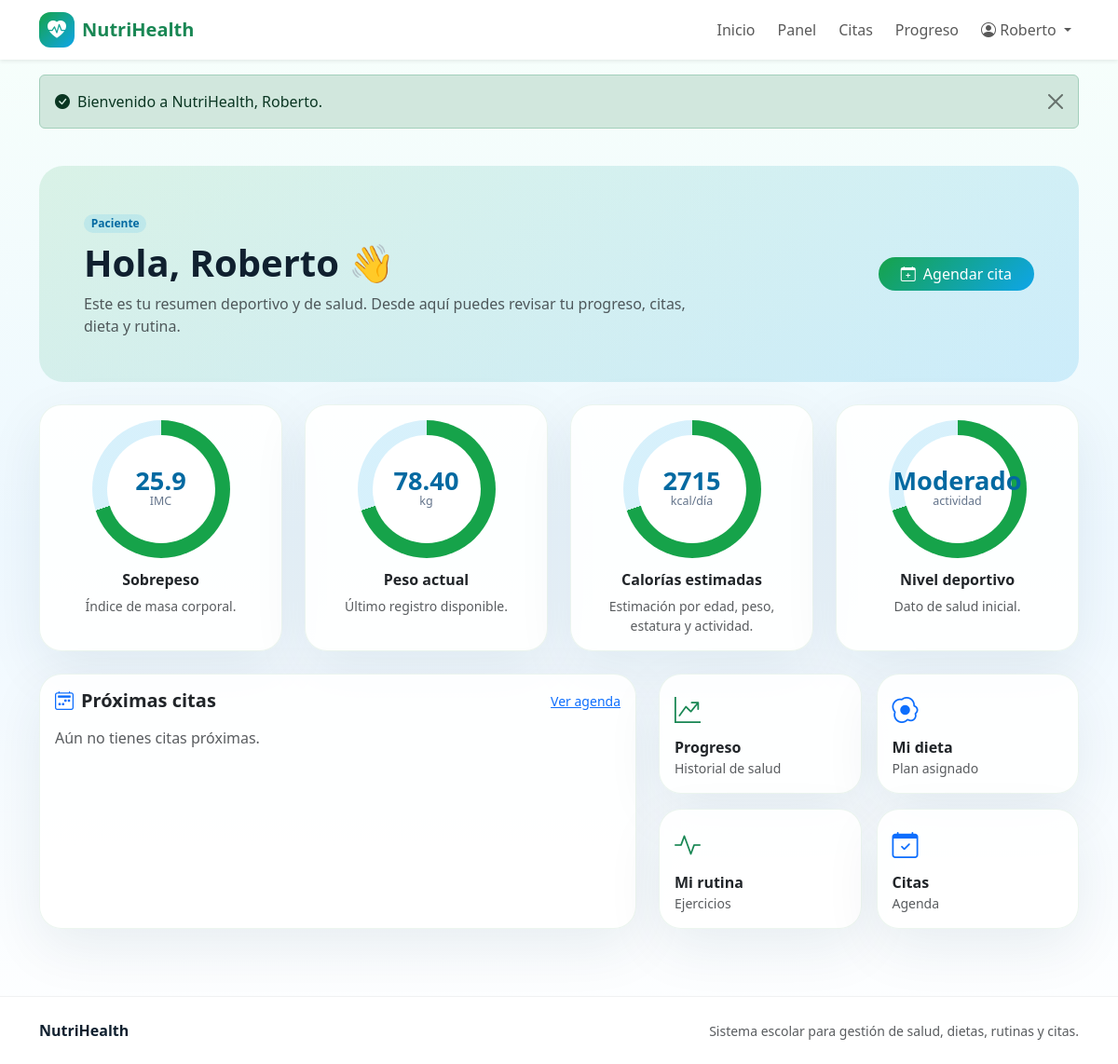
The app's page /dashboard.php (signed in) with its own data.
### tables this page shows
CREATE TABLE personas (
    id INT AUTO_INCREMENT PRIMARY KEY,
    nombre VARCHAR(100) NOT NULL,
    apellido_paterno VARCHAR(100),
    apellido_materno VARCHAR(100),
    fecha_nacimiento DATE,
    sexo ENUM('Masculino', 'Femenino', 'Otro'),
    telefono VARCHAR(20),
    email VARCHAR(100) UNIQUE NOT NULL,
    direccion TEXT,
    usuario VARCHAR(50) UNIQUE NOT NULL,
    password_hash VARCHAR(255) NOT NULL,
    rol ENUM('paciente', 'nutriologo', 'entrenador') NOT NULL,
    activo BOOLEAN DEFAULT TRUE,
    fecha_registro DATETIME DEFAULT CURRENT_TIMESTAMP
);

CREATE TABLE historial_salud (
    id INT AUTO_INCREMENT PRIMARY KEY,
    paciente_id INT NOT NULL,
    peso DECIMAL(5,2),
    porcentaje_grasa DECIMAL(5,2),
    masa_muscular DECIMAL(5,2),
    cintura DECIMAL(5,2),
    cadera DECIMAL(5,2),
    observaciones TEXT,
    fecha_registro DATETIME DEFAULT CURRENT_TIMESTAMP,

    FOREIGN KEY (paciente_id) REFERENCES personas(id)
);

CREATE TABLE datos_salud (
    id INT AUTO_INCREMENT PRIMARY KEY,
    paciente_id INT NOT NULL,
    peso DECIMAL(5,2),
    estatura DECIMAL(4,2),
    edad INT,
    enfermedades TEXT,
    alergias TEXT,
    medicamentos TEXT,
    objetivo_salud VARCHAR(150),
    nivel_actividad ENUM('Bajo', 'Moderado', 'Alto'),
    fecha_registro DATETIME DEFAULT CURRENT_TIMESTAMP,

    FOREIGN KEY (paciente_id) REFERENCES personas(id)
);

### dashboard.php (called while the page is built, shortened)
<?php
require_once __DIR__ . '/includes/functions.php';
$user = current_user();
match ($user['rol']) {
    'paciente' => require __DIR__ . '/pages/paciente/dashboard.php',
    'nutriologo' => require __DIR__ . '/pages/nutriologo/dashboard.php',
    'entrenador' => require __DIR__ . '/pages/entrenador/dashboard.php',
    default => redirect('index.php'),
};

### includes/functions.php (called while the page is built, shortened)
<?php
require_once __DIR__ . '/../config/database.php';
function normalize_path_for_url(string $path): string
{
    $path = str_replace('\\', '/', $path);
    $parts = [];
    foreach (explode('/', $path) as $part) {
        if ($part === '' || $part === '.') {
            continue;
        }
        $parts[] = $part;
    }
    return implode('/', $parts);
}
function relative_url_from_current_script(string $targetPath): string
{
    $scriptFile = $_SERVER['SCRIPT_FILENAME'] ?? APP_ROOT . DIRECTORY_SEPARATOR . 'index.php';
    $scriptDir = normalize_path_for_url(dirname($scriptFile));
    $target = normalize_path_for_url(APP_ROOT . ($targetPath !== '' ? DIRECTORY_SEPARATOR . str_replace('/', DIRECTORY_SEPARATOR, $targetPath) : ''));
    $fromParts = $scriptDir === '' ? [] : explode('/', $scriptDir);
    $toParts = $target === '' ? [] : explode('/', $target);
    $i = 0;
    $max = min(count($fromParts), count($toParts));
    while ($i < $max && $fromParts[$i] === $toParts[$i]) {
        $i++;
    }
    $up = array_fill(0, count($fromParts) - $i, '..');
    $down = array_slice($toParts, $i);
    $relativeParts = array_merge($up, $down);
    return $relativeParts ? implode('/', $relativeParts) : '.';
}
function base_url(string $path = ''): string
{
    $path = ltrim($path, '/');
    preg_match('/^([^?#]*)([?#].*)?$/', $path, $matches);
    $cleanPath = $matches[1] ?? '';
    $suffix = $matches[2] ?? '';
    $relative = relative_url_from_current_script($cleanPath);
    if ($cleanPath === '') {
        return $relative === '.' ? './' : rtrim($relative, '/') . '/';
    }
    return $relative . $suffix;
}
function e(?string $value): string
{
    return htmlspecialchars($value ?? '', ENT_QUOTES, 'UTF-8');
}
function current_user(): ?array
{
    return $_SESSION['user'] ?? null;
}
function get_person(int $id): ?array
{
    $stmt = db()->prepare('SELECT * FROM personas WHERE id = ?');
    $stmt->execute([$id]);
    $person = $stmt->fetch();
    return $person ?: null;
}
function latest_health_data(int $pacienteId): ?array
{
    $stmt = db()->prepare('SELECT * FROM datos_salud WHERE paciente_id = ? ORDER BY fecha_registro DESC, id DESC LIMIT 1');
    $stmt->execute([$pacienteId]);
    $row = $stmt->fetch();
    return $row ?: null;
}
function latest_health_history(int $pacienteId): ?array
{
    $stmt = db()->prepare('SELECT * FROM historial_salud WHERE paciente_id = ? ORDER BY fecha_registro DESC, id DESC LIMIT 1');
    $stmt->execute([$pacienteId]);
    $row = $stmt->fetch();
    return $row ?: null;
}
function calculate_imc(?float $peso, ?float $estatura): ?float
{
    return round($peso / ($estatura * $estatura), 1);
}
function imc_status(?float $imc): string
{
    if ($imc < 30) return 'Sobrepeso';
    return 'Obesidad';
}
function estimate_daily_calories(?array $person, ?array $health): ?int
{
    $weight = (float) $health['peso'];
    $heightCm = (float) $health['estatura'] * 100;
    $age = (int) $health['edad'];
    $sexo = $person['sexo'] ?? 'Otro';
    $activity = $health['nivel_actividad'] ?? 'Moderado';
    $bmr = 10 * $weight + 6.25 * $heightCm - 5 * $age;
    $bmr += $sexo === 'Femenino' ? -161 : 5;
    $factor = match ($activity) {
        'Bajo' => 1.2,
        'Alto' => 1.725,
        default => 1.55,
    };
    return (int) round($bmr * $factor);
}
function upcoming_appointments_for_user(int $userId, string $role, int $limit = 6): array
{
    if ($role === 'paciente') {
        $condition = 'c.paciente_id = ?';
    } else {
        $condition = 'c.especialista_id = ?';
    }
    $sql = "SELECT c.*, pac.nombre AS paciente_nombre, pac.apellido_paterno AS paciente_apellido,
                   esp.nombre AS especialista_nombre, esp.apellido_paterno AS especialista_apellido, esp.rol AS especialista_rol
            FROM citas c
            INNER JOIN personas pac ON pac.id = c.paciente_id
            INNER JOIN personas esp ON esp.id = c.especialista_id
            WHERE {$condition}
              AND c.estado NOT IN ('cancelada', 'finalizada')
              AND CONCAT(c.fecha, ' ', c.hora) >= NOW()
            ORDER BY c.fecha ASC, c.hora ASC
            LIMIT {$limit}";
    $stmt = db()->prepare($sql);
    $stmt->execute([$userId]);
    return $stmt->fetchAll();
}

### config/database.php (called while the page is built, shortened)
<?php
function db(): PDO
{
    static $pdo = null;
    if ($pdo === null) {
        $host = 'localhost';
        $database = 'sitio_salud';
        $user = 'root';
        $password = '';
        $charset = 'utf8mb4';
        $dsn = "mysql:host={$host};dbname={$database};charset={$charset}";
        $options = [
            PDO::ATTR_ERRMODE => PDO::ERRMODE_EXCEPTION,
            PDO::ATTR_DEFAULT_FETCH_MODE => PDO::FETCH_ASSOC,
            PDO::ATTR_EMULATE_PREPARES => false,
        ];
        $pdo = new PDO($dsn, $user, $password, $options);
    }
    return $pdo;
}

### pages/paciente/dashboard.php (the view, shortened to what this page needs)
<?php
require_once __DIR__ . '/../../includes/functions.php';
$user = current_user();
$person = get_person((int)$user['id']);
$health = latest_health_data((int)$user['id']);
$history = latest_health_history((int)$user['id']);
$peso = $history['peso'] ?? $health['peso'] ?? null;
$imc = calculate_imc($peso ? (float)$peso : null, isset($health['estatura']) ? (float)$health['estatura'] : null);
$calories = estimate_daily_calories($person, $health);
$appointments = upcoming_appointments_for_user((int)$user['id'], 'paciente', 5);
require __DIR__ . '/../../includes/header.php';
?>
<section class="container py-4">
    <div class="dashboard-hero p-4 p-lg-5 mb-4">
        <div class="row align-items-center g-3">
            <div class="col-lg-8">
                <span class="badge badge-role rounded-pill mb-2">Paciente</span>
                <h1 class="fw-bold mb-2">Hola, <?= e($user['nombre']) ?> 👋</h1>
                <p class="text-muted mb-0">Este es tu resumen deportivo y de salud. Desde aquí puedes revisar tu progreso, citas, dieta y rutina.</p>
            </div>
            <div class="col-lg-4 text-lg-end">
                <a href="<?= base_url('pages/paciente/citas.php') ?>" class="btn btn-nh rounded-pill px-4"><i class="bi bi-calendar-plus me-2"></i>Agendar cita</a>
            </div>
        </div>
    </div>
    <div class="row g-4 mb-4">
        <div class="col-md-3">
            <div class="card card-soft h-100 text-center p-3">
                <div class="stat-circle"><div class="stat-content"><div class="stat-number"><?= $imc !== null ? e((string)$imc) : '--' ?></div><div class="stat-label">IMC</div></div></div>
                <h6 class="fw-bold"><?= e(imc_status($imc)) ?></h6>
                <p class="text-muted small mb-0">Índice de masa corporal.</p>
            </div>
        </div>
        <div class="col-md-3">
            <div class="card card-soft h-100 text-center p-3">
                <div class="stat-circle"><div class="stat-content"><div class="stat-number"><?= $peso ? e((string)$peso) : '--' ?></div><div class="stat-label">kg</div></div></div>
                <h6 class="fw-bold">Peso actual</h6>
                <p class="text-muted small mb-0">Último registro disponible.</p>
            </div>
        </div>
        <div class="col-md-3">
            <div class="card card-soft h-100 text-center p-3">
                <div class="stat-circle"><div class="stat-content"><div class="stat-number"><?= $calories ? e((string)$calories) : '--' ?></div><div class="stat-label">kcal/día</div></div></div>
                <h6 class="fw-bold">Calorías estimadas</h6>
                <p class="text-muted small mb-0">Estimación por edad, peso, estatura y actividad.</p>
            </div>
        </div>
        <div class="col-md-3">
            <div class="card card-soft h-100 text-center p-3">
                <div class="stat-circle"><div class="stat-content"><div class="stat-number"><?= e($health['nivel_actividad'] ?? '--') ?></div><div class="stat-label">actividad</div></div></div>
                <h6 class="fw-bold">Nivel deportivo</h6>
                <p class="text-muted small mb-0">Dato de salud inicial.</p>
            </div>
        </div>
    </div>
    <div class="row g-4">
        <div class="col-lg-7">
            <div class="card card-soft h-100">
                <div class="card-body">
                    <div class="d-flex justify-content-between align-items-center mb-3">
                        <h5 class="fw-bold mb-0"><i class="bi bi-calendar2-week text-primary me-2"></i>Próximas citas</h5>
                        <a href="<?= base_url('pages/paciente/citas.php') ?>" class="small">Ver agenda</a>
                    </div>
                    <?php if (!$appointments): ?>
                        <p class="text-muted mb-0">Aún no tienes citas próximas.</p>
                    <?php endif; ?>
                </div>
            </div>
        </div>
        <div class="col-lg-5">
            <div class="row g-3">
                <div class="col-6"><a href="<?= base_url('pages/paciente/progreso.php') ?>" class="card card-soft text-decoration-none text-dark p-3 h-100"><i class="bi bi-graph-up-arrow fs-3 text-success"></i><strong class="mt-2">Progreso</strong><span class="text-muted small">Historial de salud</span></a></div>
                <div class="col-6"><a href="<?= base_url('pages/paciente/dieta.php') ?>" class="card card-soft text-decoration-none text-dark p-3 h-100"><i class="bi bi-egg-fried fs-3 text-primary"></i><strong class="mt-2">Mi dieta</strong><span class="text-muted small">Plan asignado</span></a></div>
                <div class="col-6"><a href="<?= base_url('pages/paciente/rutina.php') ?>" class="card card-soft text-decoration-none text-dark p-3 h-100"><i class="bi bi-activity fs-3 text-success"></i><strong class="mt-2">Mi rutina</strong><span class="text-muted small">Ejercicios</span></a></div>
                <div class="col-6"><a href="<?= base_url('pages/paciente/citas.php') ?>" class="card card-soft text-decoration-none text-dark p-3 h-100"><i class="bi bi-calendar-check fs-3 text-primary"></i><strong class="mt-2">Citas</strong><span class="text-muted small">Agenda</span></a></div>
            </div>
        </div>
    </div>
</section>
<?php require __DIR__ . '/../../includes/footer.php'; ?>

### includes/navbar.php (shortened to what this page needs)
<?php $user = current_user(); ?>
<nav class="navbar navbar-expand-lg navbar-light bg-white sticky-top shadow-sm">
    <div class="container">
        <a class="navbar-brand d-flex align-items-center gap-2 fw-bold text-success" href="<?= base_url('index.php') ?>">
            <span class="brand-icon"><i class="bi bi-heart-pulse-fill"></i></span>
            NutriHealth
        </a>
        <div class="collapse navbar-collapse" id="mainNavbar">
            <ul class="navbar-nav ms-auto align-items-lg-center gap-lg-2">
                <li class="nav-item"><a class="nav-link" href="<?= base_url('index.php') ?>">Inicio</a></li>
                <?php if ($user): ?>
                    <li class="nav-item"><a class="nav-link" href="<?= base_url('dashboard.php') ?>">Panel</a></li>
                    <?php if ($user['rol'] === 'paciente'): ?>
                        <li class="nav-item"><a class="nav-link" href="<?= base_url('pages/paciente/citas.php') ?>">Citas</a></li>
                        <li class="nav-item"><a class="nav-link" href="<?= base_url('pages/paciente/progreso.php') ?>">Progreso</a></li>
                    <?php elseif ($user['rol'] === 'nutriologo'): ?>
                        <li class="nav-item"><a class="nav-link" href="<?= base_url('pages/nutriologo/pacientes.php') ?>">Pacientes</a></li>
                        <li class="nav-item"><a class="nav-link" href="<?= base_url('pages/nutriologo/dietas.php') ?>">Dietas</a></li>
                    <?php endif; ?>
                    <li class="nav-item dropdown">
                        <a class="nav-link dropdown-toggle" href="#" data-bs-toggle="dropdown">
                            <i class="bi bi-person-circle"></i> <?= e($user['nombre']) ?>
                        </a>
                    </li>
                <?php else: ?>
                    <li class="nav-item"><a class="nav-link" href="<?= base_url('login.php') ?>">Iniciar sesión</a></li>
                    <li class="nav-item"><a class="btn btn-success rounded-pill px-4" href="<?= base_url('register.php') ?>">Registrarse</a></li>
                <?php endif; ?>
            </ul>
        </div>
    </div>
</nav>

### assets/css/style.css (style rules this page uses)
:root { --nh-green: #16a34a; --nh-green-dark: #0f7a37; --nh-blue: #0ea5e9; --nh-blue-dark: #0369a1; --nh-soft: #f4fbf7; --nh-text: #10202f; }
body { min-height: 100vh; background: linear-gradient(180deg, #f7fffb 0%, #eef8ff 50%, #ffffff 100%); color: var(--nh-text); }
.brand-icon { width: 38px; height: 38px; display: inline-flex; align-items: center; justify-content: center; color: #fff; background: linear-gradient(135deg, var(--nh-green), var(--nh-blue)); border-radius: 12px; }
.btn-nh { background: linear-gradient(135deg, var(--nh-green), var(--nh-blue)); border: none; color: #fff; }
.card-soft { background: rgba(255, 255, 255, .88); border: 1px solid rgba(15, 122, 55, .08); box-shadow: 0 20px 60px rgba(2, 47, 74, .08); border-radius: 24px; }
.stat-circle { width: 148px; height: 148px; border-radius: 50%; background: conic-gradient(var(--nh-green) 0 70%, rgba(14, 165, 233, .16) 70% 100%); display: flex; align-items: center; justify-content: center; margin: 0 auto 14px; position: relative; }
.stat-circle::before { content: ''; position: absolute; width: 116px; height: 116px; background: #fff; border-radius: 50%; }
.stat-circle .stat-content { position: relative; z-index: 1; text-align: center; }
.stat-circle .stat-number { font-size: 1.7rem; font-weight: 800; color: var(--nh-blue-dark); line-height: 1; }
.stat-circle .stat-label { font-size: .78rem; color: #64748b; }
.dashboard-hero { background: linear-gradient(135deg, rgba(22, 163, 74, .12), rgba(14, 165, 233, .16)); border-radius: 26px; }
.badge-role { background: rgba(14, 165, 233, .12); color: var(--nh-blue-dark); }

### records on screen
personas: nombre "Roberto"
historial_salud: peso.estatura "25.9", peso.estatura "Sobrepeso"
datos_salud: nivel_actividad "2715", nivel_actividad "Moderado"

### other values on screen
$message "Bienvenido a NutriHealth, Roberto."
$peso "78.40"
